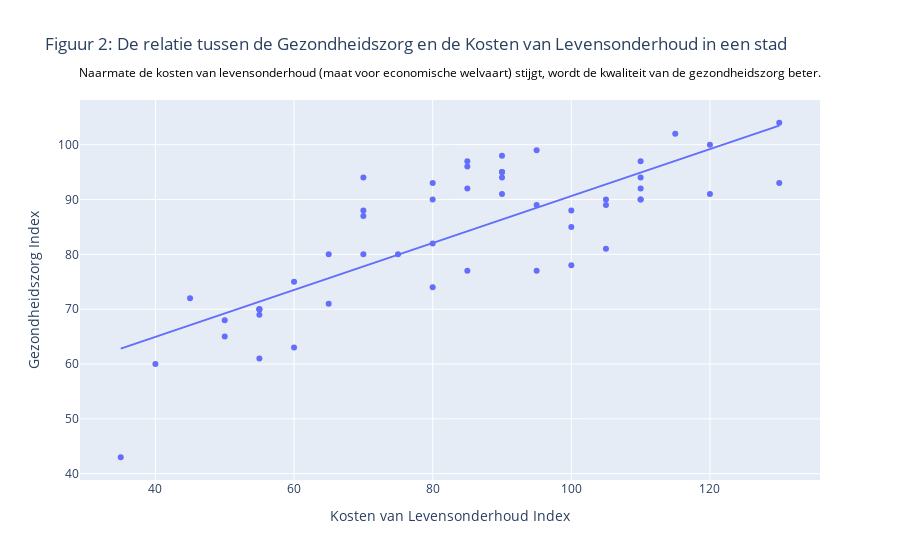

Write notebook code for a chart like this one.
### Markdown cell above
Een goede gezondheidszorg is essentieel om ziekten te voorkomen of te genezen. Hieronder is een spreidingsdiagram weergegeven waarin de relatie tussen de kosten van levensonderhoud index (de gebruikte maat voor economische welvaart) op de x-as is uitgezet tegen de gezondheidszorg index op de y-as. De gezondheidszorg index geeft de kwaliteit van de gezondheidszorg aan.

### Code cell
fig = px.scatter(
    final_data,
    x='Cost_of_Living_Index',
    y='Healthcare_Index',
    title='Figuur 2: De relatie tussen de Gezondheidszorg en de Kosten van Levensonderhoud in een stad',
    labels={
        'Cost_of_Living_Index': 'Kosten van Levensonderhoud Index',
        'Healthcare_Index': 'Gezondheidszorg Index'
    },
    trendline='ols'
)


fig.update_layout(
    annotations=[
        dict(
            x=0.5,
            y=1.1,
            xref='paper',
            yref='paper',
            text="Naarmate de kosten van levensonderhoud (maat voor economische welvaart) stijgt, wordt de kwaliteit van de gezondheidszorg beter.",
            showarrow=False,
            font=dict(
                size=12,
                color="black"
            )
        )
    ]
)

fig.show()


correlation = final_data['Healthcare_Index'].corr(final_data['Cost_of_Living_Index'])
print("Correlatiecoëfficiënt tussen de kosten van levensonderhoud index en de gezondheidszorg index:", correlation)

### Figure 1 — Plotly figure (JSON) as saved in the notebook; plotly's stock layout.template omitted (floating-point values rounded to 4 significant figures)
{"data": [{"hovertemplate": "Kosten van Levensonderhoud Index=%{x}<br>Gezondheidszorg Index=%{y}<extra></extra>", "legendgroup": "", "marker": {"color": "#636efa", "symbol": "circle"}, "mode": "markers", "name": "", "orientation": "v", "showlegend": false, "type": "scatter", "x": [110, 80, 55, 95, 85, 90, 120, 95, 75, 40, 55, 70, 60, 100, 115, 105, 80, 95, 110, 120, 90, 85, 70, 60, 50, 130, 105, 110, 70, 105, 100, 85, 35, 90, 55, 65, 80, 85, 50, 90, 110, 55, 80, 130, 70, 45, 110, 90, 55, 100, 65], "xaxis": "x", "y": [97, 93, 69, 89, 92, 95, 100, 99, 80, 60, 70, 87, 63, 85, 102, 81, 90, 77, 94, 91, 95, 96, 88, 75, 68, 104, 89, 92, 80, 90, 78, 97, 43, 98, 70, 71, 82, 77, 65, 91, 90, 61, 74, 93, 94, 72, 90, 94, 70, 88, 80], "yaxis": "y"}, {"hovertemplate": "<b>OLS trendline</b><br>Healthcare_Index = 0.427971 * Cost_of_Living_Index + 47.8318<br>R<sup>2</sup>=0.632596<br><br>Kosten van Levensonderhoud Index=%{x}<br>Gezondheidszorg Index=%{y} <b>(trend)</b><extra></extra>", "legendgroup": "", "marker": {"color": "#636efa", "symbol": "circle"}, "mode": "lines", "name": "", "showlegend": false, "type": "scatter", "x": [35, 40, 45, 50, 50, 55, 55, 55, 55, 55, 60, 60, 65, 65, 70, 70, 70, 70, 75, 80, 80, 80, 80, 85, 85, 85, 85, 90, 90, 90, 90, 90, 95, 95, 95, 100, 100, 100, 105, 105, 105, 110, 110, 110, 110, 110, 115, 120, 120, 130, 130], "xaxis": "x", "y": [62.81, 64.95, 67.09, 69.23, 69.23, 71.37, 71.37, 71.37, 71.37, 71.37, 73.51, 73.51, 75.65, 75.65, 77.79, 77.79, 77.79, 77.79, 79.93, 82.07, 82.07, 82.07, 82.07, 84.21, 84.21, 84.21, 84.21, 86.35, 86.35, 86.35, 86.35, 86.35, 88.49, 88.49, 88.49, 90.63, 90.63, 90.63, 92.77, 92.77, 92.77, 94.91, 94.91, 94.91, 94.91, 94.91, 97.05, 99.19, 99.19, 103.5, 103.5], "yaxis": "y"}], "layout": {"annotations": [{"font": {"color": "black", "size": 12}, "showarrow": false, "text": "Naarmate de kosten van levensonderhoud (maat voor economische welvaart) stijgt, wordt de kwaliteit van de gezondheidszorg beter.", "x": 0.5, "xref": "paper", "y": 1.1, "yref": "paper"}], "autosize": true, "legend": {"tracegroupgap": 0}, "title": {"text": "Figuur 2: De relatie tussen de Gezondheidszorg en de Kosten van Levensonderhoud in een stad"}, "xaxis": {"anchor": "y", "autorange": true, "domain": [0, 1], "range": [29.25, 135.7], "title": {"text": "Kosten van Levensonderhoud Index"}, "type": "linear"}, "yaxis": {"anchor": "x", "autorange": true, "domain": [0, 1], "range": [37.97, 109.0], "title": {"text": "Gezondheidszorg Index"}, "type": "linear"}}}
